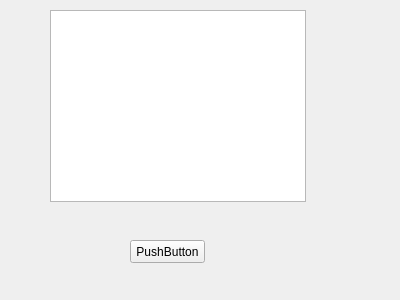
<?xml version="1.0" encoding="UTF-8"?>
<ui version="4.0">
 <class>Form</class>
 <widget class="QWidget" name="Form">
  <property name="geometry">
   <rect>
    <x>0</x>
    <y>0</y>
    <width>400</width>
    <height>300</height>
   </rect>
  </property>
  <property name="windowTitle">
   <string>Form</string>
  </property>
  <widget class="QListView" name="listView">
   <property name="geometry">
    <rect>
     <x>50</x>
     <y>10</y>
     <width>256</width>
     <height>192</height>
    </rect>
   </property>
  </widget>
  <widget class="QPushButton" name="pushButton">
   <property name="geometry">
    <rect>
     <x>130</x>
     <y>240</y>
     <width>75</width>
     <height>23</height>
    </rect>
   </property>
   <property name="text">
    <string>PushButton</string>
   </property>
  </widget>
 </widget>
 <resources/>
 <connections/>
</ui>
